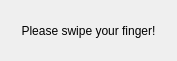
<ui version="4.0" >
 <class>dialogSwipe</class>
 <widget class="QDialog" name="dialogSwipe" >
  <property name="geometry" >
   <rect>
    <x>0</x>
    <y>0</y>
    <width>177</width>
    <height>61</height>
   </rect>
  </property>
  <property name="windowTitle" >
   <string>Swipe!</string>
  </property>
  <property name="sizeGripEnabled" >
   <bool>false</bool>
  </property>
  <property name="modal" >
   <bool>true</bool>
  </property>
  <layout class="QVBoxLayout" name="verticalLayout" >
   <item>
    <widget class="QLabel" name="labelSwipe" >
     <property name="text" >
      <string>Please swipe your finger!</string>
     </property>
     <property name="alignment" >
      <set>Qt::AlignCenter</set>
     </property>
     <property name="wordWrap" >
      <bool>true</bool>
     </property>
    </widget>
   </item>
  </layout>
 </widget>
 <resources/>
 <connections/>
</ui>
